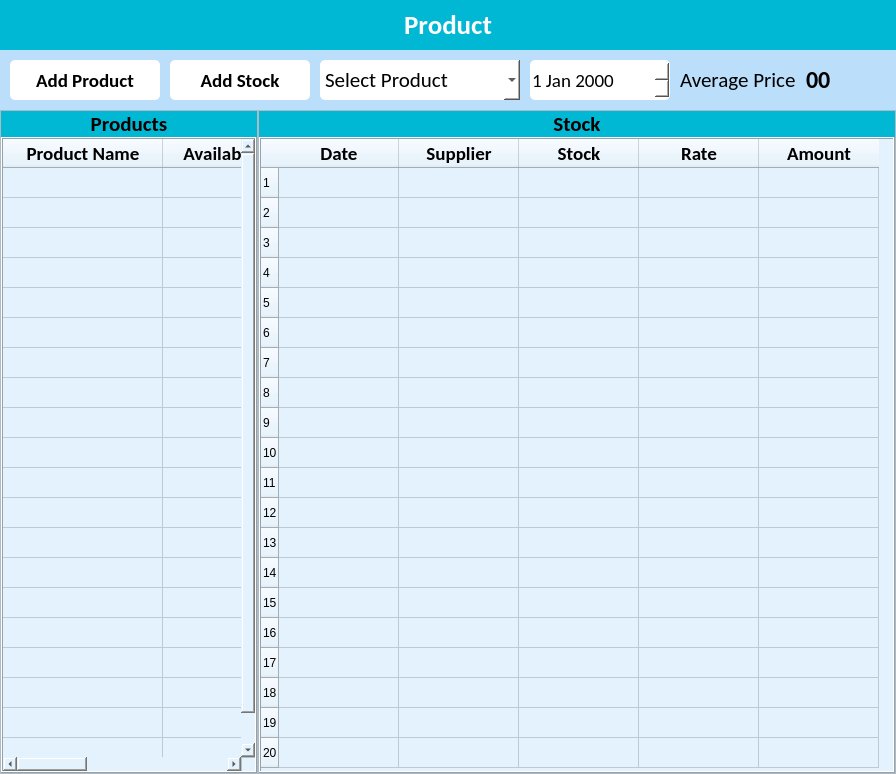
            <widget class="QWidget" name="product_page">
              <property name="styleSheet">
                <string notr="true">* {
	background-color: #e3f2fd;
}

#lbl_product {
	background-color: #00b8d4;
	color: white;
}

#product_upper_widget {
	background-color: #bbdefb;
}

#btn_add_product {
	background-color: white;
	border-radius: 5px;
}

#btn_add_stock {
	background-color: white;
	border-radius: 5px;
}

#select_product {
	background-color: white;
	border-radius: 5px;
}

#txt_date {
	background-color: white;
	border-radius: 5px;
}

#lbl_average_price {
	background-color: #bbdefb;
}

#txt_average_price {
	background-color: #bbdefb;
}

#lbl_products {
	background-color: #00b8d4;
}

#lbl_stock {
	background-color: #00b8d4;
}</string>
              </property>
              <layout class="QVBoxLayout" name="verticalLayout_12">
                <property name="spacing">
                  <number>0</number>
                </property>
                <property name="leftMargin">
                  <number>0</number>
                </property>
                <property name="topMargin">
                  <number>0</number>
                </property>
                <property name="rightMargin">
                  <number>0</number>
                </property>
                <property name="bottomMargin">
                  <number>0</number>
                </property>
                <item>
                  <widget class="QLabel" name="lbl_product">
                    <property name="minimumSize">
                      <size>
                        <width>0</width>
                        <height>50</height>
                      </size>
                    </property>
                    <property name="maximumSize">
                      <size>
                        <width>16777215</width>
                        <height>50</height>
                      </size>
                    </property>
                    <property name="font">
                      <font>
                        <family>Calibri</family>
                        <pointsize>20</pointsize>
                        <weight>75</weight>
                        <bold>true</bold>
                      </font>
                    </property>
                    <property name="text">
                      <string>Product</string>
                    </property>
                    <property name="alignment">
                      <set>Qt::AlignCenter</set>
                    </property>
                    <property name="margin">
                      <number>10</number>
                    </property>
                  </widget>
                </item>
                <item>
                  <widget class="QWidget" name="product_upper_widget" native="true">
                    <layout class="QHBoxLayout" name="horizontalLayout">
                      <property name="spacing">
                        <number>10</number>
                      </property>
                      <property name="leftMargin">
                        <number>10</number>
                      </property>
                      <property name="topMargin">
                        <number>10</number>
                      </property>
                      <property name="rightMargin">
                        <number>10</number>
                      </property>
                      <property name="bottomMargin">
                        <number>10</number>
                      </property>
                      <item>
                        <widget class="QPushButton" name="btn_add_product">
                          <property name="minimumSize">
                            <size>
                              <width>150</width>
                              <height>40</height>
                            </size>
                          </property>
                          <property name="maximumSize">
                            <size>
                              <width>200</width>
                              <height>40</height>
                            </size>
                          </property>
                          <property name="font">
                            <font>
                              <family>Calibri</family>
                              <pointsize>14</pointsize>
                              <weight>75</weight>
                              <bold>true</bold>
                            </font>
                          </property>
                          <property name="cursor">
                            <cursorShape>OpenHandCursor</cursorShape>
                          </property>
                          <property name="text">
                            <string>Add Product</string>
                          </property>
                          <property name="icon">
                            <iconset resource="resources.qrc">
                              <normaloff>:/icons/assets/icons/plus.png</normaloff>:/icons/assets/icons/plus.png</iconset>
                          </property>
                          <property name="iconSize">
                            <size>
                              <width>32</width>
                              <height>32</height>
                            </size>
                          </property>
                        </widget>
                      </item>
                      <item>
                        <widget class="QPushButton" name="btn_add_stock">
                          <property name="minimumSize">
                            <size>
                              <width>140</width>
                              <height>40</height>
                            </size>
                          </property>
                          <property name="maximumSize">
                            <size>
                              <width>200</width>
                              <height>40</height>
                            </size>
                          </property>
                          <property name="font">
                            <font>
                              <family>Calibri</family>
                              <pointsize>14</pointsize>
                              <weight>75</weight>
                              <bold>true</bold>
                            </font>
                          </property>
                          <property name="cursor">
                            <cursorShape>OpenHandCursor</cursorShape>
                          </property>
                          <property name="text">
                            <string>Add Stock</string>
                          </property>
                          <property name="icon">
                            <iconset resource="resources.qrc">
                              <normaloff>:/icons/assets/icons/product.png</normaloff>:/icons/assets/icons/product.png</iconset>
                          </property>
                          <property name="iconSize">
                            <size>
                              <width>32</width>
                              <height>32</height>
                            </size>
                          </property>
                        </widget>
                      </item>
                      <item>
                        <widget class="QComboBox" name="select_product">
                          <property name="minimumSize">
                            <size>
                              <width>200</width>
                              <height>40</height>
                            </size>
                          </property>
                          <property name="maximumSize">
                            <size>
                              <width>200</width>
                              <height>40</height>
                            </size>
                          </property>
                          <property name="font">
                            <font>
                              <family>Calibri</family>
                              <pointsize>16</pointsize>
                            </font>
                          </property>
                          <property name="cursor">
                            <cursorShape>OpenHandCursor</cursorShape>
                          </property>
                          <item>
                            <property name="text">
                              <string>Select Product</string>
                            </property>
                          </item>
                        </widget>
                      </item>
                      <item>
                        <widget class="QDateEdit" name="txt_date">
                          <property name="minimumSize">
                            <size>
                              <width>140</width>
                              <height>40</height>
                            </size>
                          </property>
                          <property name="maximumSize">
                            <size>
                              <width>200</width>
                              <height>40</height>
                            </size>
                          </property>
                          <property name="font">
                            <font>
                              <family>Calibri</family>
                              <pointsize>14</pointsize>
                            </font>
                          </property>
                        </widget>
                      </item>
                      <item alignment="Qt::AlignRight">
                        <widget class="QLabel" name="lbl_average_price">
                          <property name="font">
                            <font>
                              <family>Calibri</family>
                              <pointsize>16</pointsize>
                            </font>
                          </property>
                          <property name="text">
                            <string>Average Price</string>
                          </property>
                        </widget>
                      </item>
                      <item alignment="Qt::AlignLeft">
                        <widget class="QLabel" name="txt_average_price">
                          <property name="font">
                            <font>
                              <family>Calibri</family>
                              <pointsize>18</pointsize>
                              <weight>75</weight>
                              <bold>true</bold>
                            </font>
                          </property>
                          <property name="text">
                            <string>00</string>
                          </property>
                          <property name="margin">
                            <number>0</number>
                          </property>
                        </widget>
                      </item>
                    </layout>
                  </widget>
                </item>
                <item>
                  <widget class="QWidget" name="product_stock_widget" native="true">
                    <layout class="QHBoxLayout" name="horizontalLayout_9">
                      <property name="spacing">
                        <number>0</number>
                      </property>
                      <property name="leftMargin">
                        <number>0</number>
                      </property>
                      <property name="topMargin">
                        <number>0</number>
                      </property>
                      <property name="rightMargin">
                        <number>0</number>
                      </property>
                      <property name="bottomMargin">
                        <number>0</number>
                      </property>
                      <item>
                        <widget class="QFrame" name="product_frame">
                          <property name="frameShape">
                            <enum>QFrame::StyledPanel</enum>
                          </property>
                          <property name="frameShadow">
                            <enum>QFrame::Raised</enum>
                          </property>
                          <layout class="QVBoxLayout" name="verticalLayout_3">
                            <property name="spacing">
                              <number>0</number>
                            </property>
                            <property name="leftMargin">
                              <number>0</number>
                            </property>
                            <property name="topMargin">
                              <number>0</number>
                            </property>
                            <property name="rightMargin">
                              <number>0</number>
                            </property>
                            <property name="bottomMargin">
                              <number>0</number>
                            </property>
                            <item>
                              <widget class="QLabel" name="lbl_products">
                                <property name="font">
                                  <font>
                                    <family>Calibri</family>
                                    <pointsize>16</pointsize>
                                    <weight>75</weight>
                                    <bold>true</bold>
                                  </font>
                                </property>
                                <property name="text">
                                  <string>Products</string>
                                </property>
                                <property name="alignment">
                                  <set>Qt::AlignCenter</set>
                                </property>
                                <property name="margin">
                                  <number>10</number>
                                </property>
                              </widget>
                            </item>
                            <item>
                              <widget class="QTableWidget" name="product_table">
                                <property name="font">
                                  <font>
                                    <family>Calibri</family>
                                    <pointsize>14</pointsize>
                                  </font>
                                </property>
                                <property name="frameShape">
                                  <enum>QFrame::Box</enum>
                                </property>
                                <property name="frameShadow">
                                  <enum>QFrame::Raised</enum>
                                </property>
                                <property name="editTriggers">
                                  <set>QAbstractItemView::NoEditTriggers</set>
                                </property>
                                <property name="selectionMode">
                                  <enum>QAbstractItemView::SingleSelection</enum>
                                </property>
                                <property name="selectionBehavior">
                                  <enum>QAbstractItemView::SelectRows</enum>
                                </property>
                                <property name="sortingEnabled">
                                  <bool>true</bool>
                                </property>
                                <property name="rowCount">
                                  <number>20</number>
                                </property>
                                <attribute name="horizontalHeaderDefaultSectionSize">
                                  <number>160</number>
                                </attribute>
                                <attribute name="verticalHeaderVisible">
                                  <bool>false</bool>
                                </attribute>
                                <attribute name="verticalHeaderCascadingSectionResizes">
                                  <bool>false</bool>
                                </attribute>
                                <row/>
                                <row/>
                                <row/>
                                <row/>
                                <row/>
                                <row/>
                                <row/>
                                <row/>
                                <row/>
                                <row/>
                                <row/>
                                <row/>
                                <row/>
                                <row/>
                                <row/>
                                <row/>
                                <row/>
                                <row/>
                                <row/>
                                <row/>
                                <column>
                                  <property name="text">
                                    <string>Product Name</string>
                                  </property>
                                  <property name="font">
                                    <font>
                                      <family>Calibri</family>
                                      <pointsize>14</pointsize>
                                      <weight>75</weight>
                                      <bold>true</bold>
                                    </font>
                                  </property>
                                </column>
                                <column>
                                  <property name="text">
                                    <string>Available Stock</string>
                                  </property>
                                  <property name="font">
                                    <font>
                                      <family>Calibri</family>
                                      <pointsize>14</pointsize>
                                      <weight>75</weight>
                                      <bold>true</bold>
                                    </font>
                                  </property>
                                </column>
                                <column>
                                  <property name="text">
                                    <string>UoM</string>
                                  </property>
                                  <property name="font">
                                    <font>
                                      <family>Calibri</family>
                                      <pointsize>14</pointsize>
                                      <weight>75</weight>
                                      <bold>true</bold>
                                    </font>
                                  </property>
                                </column>
                                <item row="0" column="0">
                                  <property name="text">
                                    <string/>
                                  </property>
                                  <property name="font">
                                    <font>
                                      <family>Calibri</family>
                                      <pointsize>12</pointsize>
                                    </font>
                                  </property>
                                </item>
                                <item row="0" column="1">
                                  <property name="text">
                                    <string/>
                                  </property>
                                </item>
                              </widget>
                            </item>
                          </layout>
                        </widget>
                      </item>
                      <item>
                        <widget class="QFrame" name="stock_frame">
                          <property name="frameShape">
                            <enum>QFrame::StyledPanel</enum>
                          </property>
                          <property name="frameShadow">
                            <enum>QFrame::Raised</enum>
                          </property>
                          <layout class="QVBoxLayout" name="verticalLayout">
                            <property name="spacing">
                              <number>0</number>
                            </property>
                            <property name="leftMargin">
                              <number>0</number>
                            </property>
                            <property name="topMargin">
                              <number>0</number>
                            </property>
                            <property name="rightMargin">
                              <number>0</number>
                            </property>
                            <property name="bottomMargin">
                              <number>0</number>
                            </property>
                            <item>
                              <widget class="QLabel" name="lbl_stock">
                                <property name="font">
                                  <font>
                                    <family>Calibri</family>
                                    <pointsize>16</pointsize>
                                    <weight>75</weight>
                                    <bold>true</bold>
                                  </font>
                                </property>
                                <property name="lineWidth">
                                  <number>1</number>
                                </property>
                                <property name="text">
                                  <string>Stock</string>
                                </property>
                                <property name="alignment">
                                  <set>Qt::AlignCenter</set>
                                </property>
                                <property name="margin">
                                  <number>10</number>
                                </property>
                              </widget>
                            </item>
                            <item>
                              <widget class="QTableWidget" name="stock_table">
                                <property name="font">
                                  <font>
                                    <family>Calibri</family>
                                    <pointsize>14</pointsize>
                                  </font>
                                </property>
                                <property name="frameShape">
                                  <enum>QFrame::Box</enum>
                                </property>
                                <property name="frameShadow">
                                  <enum>QFrame::Raised</enum>
                                </property>
                                <property name="sizeAdjustPolicy">
                                  <enum>QAbstractScrollArea::AdjustToContents</enum>
                                </property>
                                <property name="editTriggers">
                                  <set>QAbstractItemView::NoEditTriggers</set>
                                </property>
                                <property name="showDropIndicator" stdset="0">
                                  <bool>false</bool>
                                </property>
                                <property name="selectionMode">
                                  <enum>QAbstractItemView::SingleSelection</enum>
                                </property>
                                <property name="selectionBehavior">
                                  <enum>QAbstractItemView::SelectRows</enum>
                                </property>
                                <property name="textElideMode">
                                  <enum>Qt::ElideLeft</enum>
                                </property>
                                <property name="rowCount">
                                  <number>20</number>
                                </property>
                                <attribute name="horizontalHeaderDefaultSectionSize">
                                  <number>120</number>
                                </attribute>
                                <attribute name="horizontalHeaderShowSortIndicator" stdset="0">
                                  <bool>true</bool>
                                </attribute>
                                <row/>
                                <row/>
                                <row/>
                                <row/>
                                <row/>
                                <row/>
                                <row/>
                                <row/>
                                <row/>
                                <row/>
                                <row/>
                                <row/>
                                <row/>
                                <row/>
                                <row/>
                                <row/>
                                <row/>
                                <row/>
                                <row/>
                                <row/>
                                <column>
                                  <property name="text">
                                    <string>Date</string>
                                  </property>
                                  <property name="font">
                                    <font>
                                      <family>Calibri</family>
                                      <pointsize>14</pointsize>
                                      <weight>75</weight>
                                      <bold>true</bold>
                                    </font>
                                  </property>
                                </column>
                                <column>
                                  <property name="text">
                                    <string>Supplier</string>
                                  </property>
                                  <property name="font">
                                    <font>
                                      <family>Calibri</family>
                                      <pointsize>14</pointsize>
                                      <weight>75</weight>
                                      <bold>true</bold>
                                    </font>
                                  </property>
                                </column>
                                <column>
                                  <property name="text">
                                    <string>Stock</string>
                                  </property>
                                  <property name="font">
                                    <font>
                                      <family>Calibri</family>
                                      <pointsize>14</pointsize>
                                      <weight>75</weight>
                                      <bold>true</bold>
                                    </font>
                                  </property>
                                </column>
                                <column>
                                  <property name="text">
                                    <string>Rate</string>
                                  </property>
                                  <property name="font">
                                    <font>
                                      <family>Calibri</family>
                                      <pointsize>14</pointsize>
                                      <weight>75</weight>
                                      <bold>true</bold>
                                    </font>
                                  </property>
                                </column>
                                <column>
                                  <property name="text">
                                    <string>Amount</string>
                                  </property>
                                  <property name="font">
                                    <font>
                                      <family>Calibri</family>
                                      <pointsize>14</pointsize>
                                      <weight>75</weight>
                                      <bold>true</bold>
                                    </font>
                                  </property>
                                </column>
                              </widget>
                            </item>
                          </layout>
                        </widget>
                      </item>
                    </layout>
                  </widget>
                </item>
              </layout>
            </widget>
